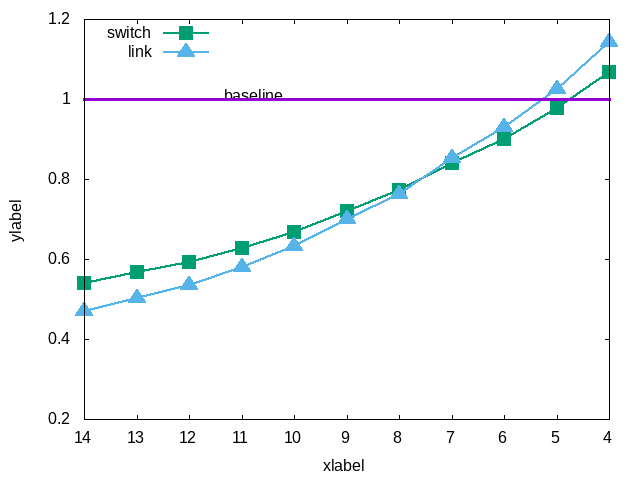

This chart was generated by the following gnuplot code:
set yrange [0.2:1.2]
set xlabel "xlabel"
set ylabel "ylabel"
set key top left
#unset key
#set title "Overall System Utilization"
set label 1 "baseline" at screen 0.35,0.8 

#set term post eps color "GothicBBB-Medium-RKSJ-H, 20"  
set term post eps color ", 20"    
set output 'horizon.eps' 
plot  'horizon.txt' using ($2)/1024:xtic(1) title "switch" with linespoints linetype 2 pointtype 5 linewidth 2 pointsize 2, '' using ($3)/1984 title "link" with linespoints linetype 3 pointtype 9 linewidth 2 pointsize 2, 1 notitle with lines linetype 1 linewidth 3

set terminal png         
set output 'horizon.png' 
replot
